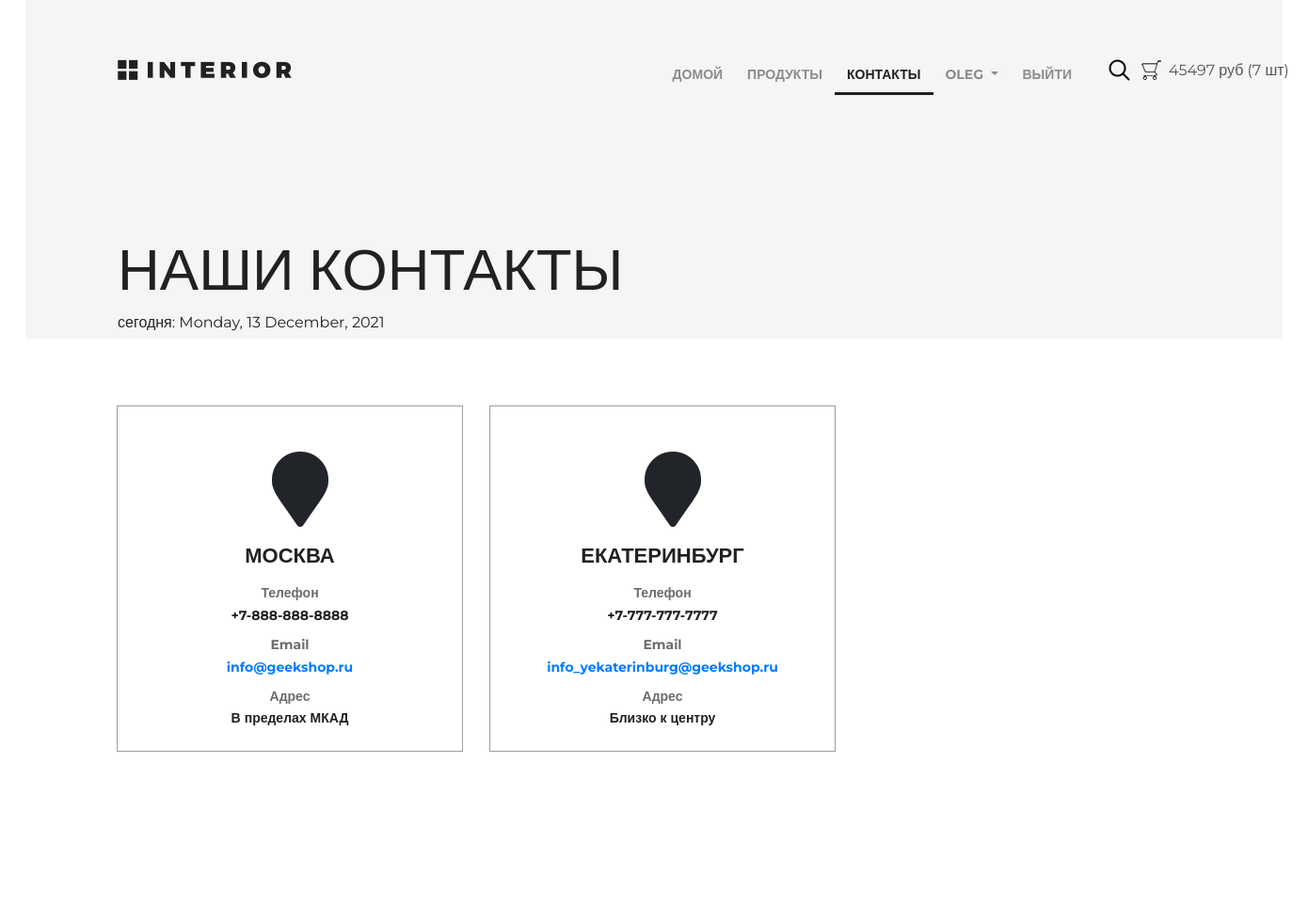
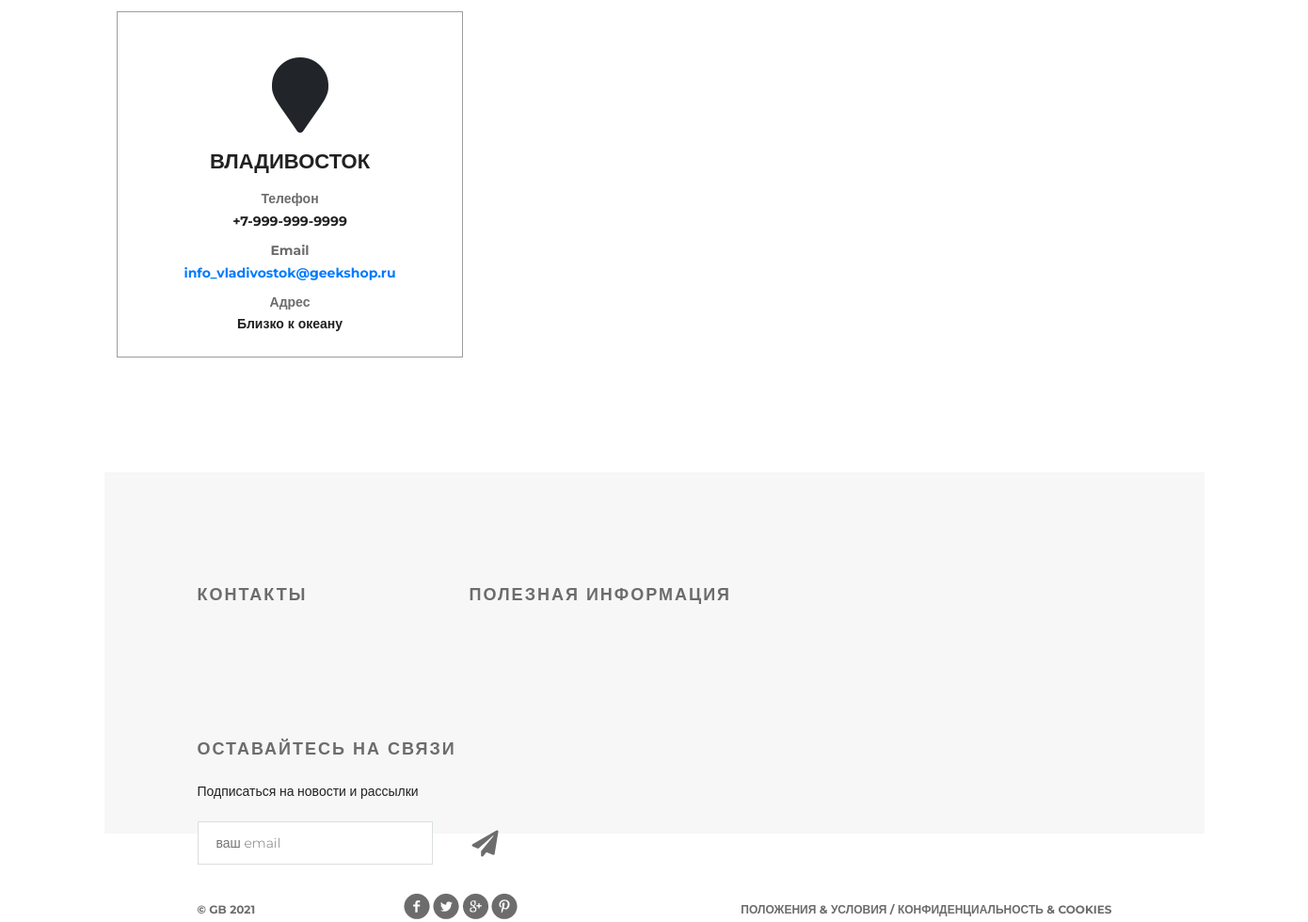
The app's page /contact/ (signed in) with its own data (2 pictures, top to bottom).
### authnapp/models.py (models this page shows, shortened)
class ShopUser(AbstractUser):
    avatar = models.ImageField(upload_to="users_avatars", blank=True)
    age = models.PositiveIntegerField(verbose_name="возраст", default=18)
    activation_key = models.CharField(verbose_name="ключ подтверждения", max_length=128, blank=True)
    activation_key_expires = models.DateTimeField(
        verbose_name="актуальность ключа", default=(now() + timedelta(hours=48))
    )

### basketapp/models.py (models this page shows, shortened)
class Basket(models.Model):
    user = models.ForeignKey(settings.AUTH_USER_MODEL, on_delete=models.CASCADE, related_name="basket")
    product = models.ForeignKey(Product, on_delete=models.CASCADE)
    quantity = models.PositiveIntegerField(verbose_name="количество", default=0)
    add_datetime = models.DateTimeField(verbose_name="время добавления", auto_now_add=True)
    @property
    def product_cost(self):
        return self.product.price * self.quantity
    @property
    def total_quantity(self):
        _items = Basket.objects.filter(user=self.user)
        _totalquantity = sum(list(map(lambda x: x.quantity, _items)))
        return _totalquantity
    @property
    def total_cost(self):
        _items = Basket.objects.filter(user=self.user)
        _totalcost = sum(list(map(lambda x: x.product_cost, _items)))
        return _totalcost

### mainapp/models.py (models this page shows, shortened)
class Product(models.Model):
    category = models.ForeignKey(ProductCategory, on_delete=models.CASCADE)
    name = models.CharField(verbose_name="имя продукта", max_length=128)
    image = models.ImageField(upload_to="products_images", blank=True)
    short_desc = models.CharField(verbose_name="краткое описание продукта", max_length=60, blank=True)
    description = models.TextField(verbose_name="описание продукта", blank=True)
    price = models.DecimalField(verbose_name="цена продукта", max_digits=8, decimal_places=2, default=0)
    quantity = models.PositiveIntegerField(verbose_name="количество на складе", default=0)
    is_active = models.BooleanField(verbose_name="продукт активен", default=True)

class Contact(models.Model):
    phone = models.CharField(max_length=50, verbose_name="номер телефона")
    email = models.EmailField(max_length=254, verbose_name="электронная почта")
    city = models.CharField(max_length=128, default="Москва", verbose_name="город")
    address = models.CharField(max_length=254, verbose_name="адресс")

### mainapp/views.py (the view)
# urls.py: re_path(r"^contact/", mainapp.contact, name="contact"),
def contact(request):
    title = "о нас"
    visit_date = timezone.now()
    locations = Contact.objects.all()
    content = {"title": title, "visit_date": visit_date, "locations": locations}
    return render(request, "mainapp/contact.html", content)

### mainapp/context_processors.py (called while the page is built)
def basket(request):
    print("context processor basket works")
    basket = []
    if request.user.is_authenticated:
        basket = Basket.objects.filter(user=request.user)
    return {
        "basket": basket,
    }

### mainapp/templatetags/mail_to.py (called while the page is built)
@register.filter(name="mail_to")
def mail_to(input_str):
    link_mailto = ET.Element("a", {"href": f"mailto:{input_str}"})
    link_mailto.text = input_str
    return mark_safe(ET.tostring(link_mailto, encoding="unicode"))

### mainapp/templates/mainapp/contact.html
{% extends 'mainapp/base.html' %}
{% load staticfiles mail_to %}
{% block menu %}
<div class="hero">
    <div class="header clearfix">
        {% include 'mainapp/includes/inc_menu.html' %}
    </div>
    <h1>наши контакты</h1>
    <p>сегодня: {{ visit_date|date:"l, j F, Y" }}</p>
</div>
{% endblock %}
{% block content %}
<div class="location">
    {% for location in locations %}
    <div class="location-1">
        <i class="fa fa-map-marker fa-5x"></i>
        <h4>{{ location.city }}</h4>
        <div class="contacts">
            <h5>Телефон</h5>
            <p>{{ location.phone }}</p>
        </div>
        <div class="contacts">
            <h5>Email</h5>
            <p>{{ location.email|mail_to }}</p>
        </div>
        <div class="contacts">
            <h5>Адрес</h5>
            <p>{{ location.address }}</p>
        </div>
    </div>
    {% endfor %}
</div>
<div class="clr"></div>
{% endblock %}

### mainapp/templates/mainapp/includes/inc_menu.html (shortened to what this page needs)
<a href="{% url 'main' %}" class="logo"></a>
<ul class="menu">
    <li>
        <a href="{% url 'main' %}" class="{% if request.resolver_match.url_name == 'main' %}active{% endif %}">
            домой
        </a>
    </li>
    <li>
        <a href="{% url 'products:index' %}"
            class="{% if request.resolver_match.namespace == 'products' %}active{% endif %}">
            продукты
        </a>
    </li>
    <li>
        <a href="{% url 'contact' %}" class="{% if request.resolver_match.url_name == 'contact' %}active{% endif %}">
            контакты
        </a>
    </li>
    {% if user.is_authenticated %}
    <li>
        <div class="dropdown">
            <a class="dropdown-toggle" href="" data-toggle="dropdown" id="dropdownMenuButton" aria-haspopup="true"
                aria-expanded="false">
                {{ user.first_name|default:'Пользователь' }}
            </a>
        </div>
    </li>
    {% endif %}
    <li>
        {% if user.is_authenticated %}
        <a href="{% url 'auth:logout' %}">выйти</a>
        {% else %}
        <a href="{% url 'auth:login' %}">войти</a>
        {% endif %}
    </li>
</ul>
<a href="#" class="search"></a>
<a href="{% url 'basket:view' %}" class="basket">
    <span>
        {% if basket %}
        {{ basket.0.total_cost|floatformat:0 }} руб ({{ basket.0.total_quantity }} шт)
        {% endif %}
    </span>
</a>

### static/style.css (style rules this page uses)
* { margin: 0; padding: 0; }
body { font-family: 'Montserrat', sans-serif; }
html, body { height: 100%; }
.clr { height: 384px; }
.logo { background-image: url(/static/img/logo.png); margin-top: 63px; width: 185px; height: 22px; float: left; }
.menu { list-style-type: none; margin-top: 67px; float: right; }
.menu li { float: left; }
.menu a { color: #8c8c8c; font-size: 14px; font-weight: 700; text-align: right; text-transform: uppercase; text-decoration: none; padding: 10px 13px; }
.menu .active { color: #212121; font-weight: 700; border-bottom: 3px solid #212121; }
.search { display: block; width: 23px; height: 23px; background-image: url(/static/img/search.png); position: absolute; top: 63px; left: 1151px; }
.basket { display: block; width: 23px; height: 23px; background-image: url(/static/img/basket.png); position: absolute; top: 63px; left: 1185px; text-decoration: none; color: #555; }
.basket span { display: block; margin-left: 30px; width: 150px; }
.clearfix:after { content: ""; display: block; clear: both; }
.hero { background-color: #f5f5f5; height: 360px; padding-left: 98px; padding-right: 211px; position: relative; }
.hero h1 { color: #212121; font-size: 62px; font-weight: 100; text-align: left; margin-top: 142px; text-transform: uppercase; }
.location { padding: 0px 97px; }
.location-1 { height: 368px; width: 368px; border: 1px solid #9c9c9c; margin: 71px 28px 122px 0px; float: left; }
.location-1:last-child { margin: 71px 0px 122px 0px; }
.location i { display: block; margin: 48px auto 0px; width: 38px; }
.location h4 { margin: 23px auto 23px; text-transform: uppercase; text-align: center; color: #212121; font-size: 22px; font-weight: 700; line-height: 16px; }
.contacts { text-align: center; margin-bottom: 15px; line-height: 14px; color: #212121; font-size: 14px; font-weight: 700; }
.contacts h5 { color: #6c6c6c; font-size: 14px; font-weight: 700; }

### records on screen
ShopUser: first_name "OLEG"
Basket: user+product+quantity "45497", user+quantity "7"
Contact: city "МОСКВА", phone "+7-888-888-8888", email|mail_to "info@geekshop.ru", address "В пределах МКАД"
Contact: city "ЕКАТЕРИНБУРГ", phone "+7-777-777-7777", email|mail_to "info_yekaterinburg@geekshop.ru", address "Близко к центру"
Contact: city "ВЛАДИВОСТОК", phone "+7-999-999-9999", email|mail_to "info_vladivostok@geekshop.ru", address "Близко к океану"
